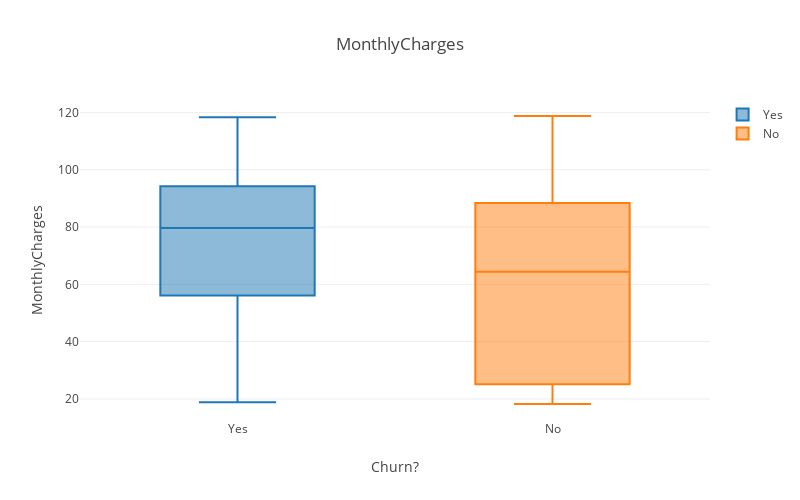

The notebook cell this image was saved under:
### Code cell
figs = []

for churn in churns:
    figs.append(
        go.Box(
            y = df.loc[(df['Churn']==churn),'MonthlyCharges'],
            name = churn
        )
    )
layout = go.Layout(
    title = "MonthlyCharges",
    xaxis = {"title" : "Churn?"},
    yaxis = {"title" : "MonthlyCharges"},
    width=800,
    height=500
)

fig = go.Figure(data=figs, layout=layout)
py.offline.iplot(fig)

### Figure 1 — Plotly figure (JSON) as saved in the notebook; plotly's stock layout.template omitted (floating-point values rounded to 4 significant figures; data arrays with more than 128 entries replaced by an {"elided": "..."} marker saying what was removed)
{"data": [{"name": "Yes", "type": "box", "uid": "eae7882c-972c-48df-bb77-e521be6461d2", "y": {"elided": "1869 float values"}}, {"name": "No", "type": "box", "uid": "83aa3212-74ce-46d3-b634-5a6d3df6ff14", "y": {"elided": "5174 float values"}}], "layout": {"height": 500, "title": {"text": "MonthlyCharges"}, "width": 800, "xaxis": {"title": {"text": "Churn?"}}, "yaxis": {"title": {"text": "MonthlyCharges"}}}}
